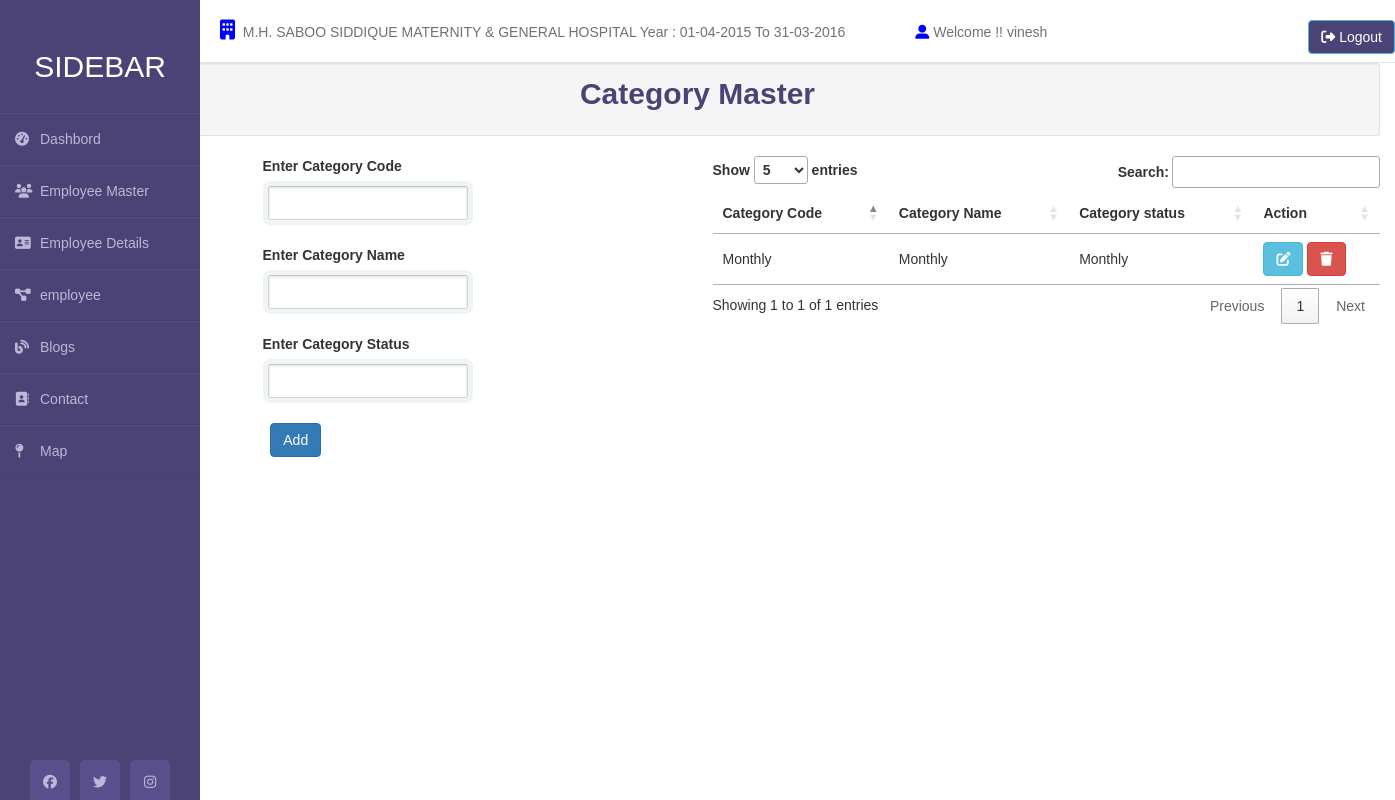
The app's page /admin/CatgMast.php (signed in) with its own data.
### tables this page shows
CREATE TABLE `companydetails` (
  `id` int(255) NOT NULL,
  `CompId` varchar(255) NOT NULL,
  `CompName` varchar(255) NOT NULL,
  `CompAddress` varchar(255) NOT NULL,
  `DataDir` varchar(255) NOT NULL,
  `branchName` varchar(255) NOT NULL,
  `BegYear` varchar(255) NOT NULL,
  `EndYear` varchar(255) NOT NULL
);

CREATE TABLE `catgmast` (
  `CatgCode` varchar(10) NOT NULL,
  `CatgName` varchar(50) NOT NULL,
  `CatgStat` varchar(10) NOT NULL,
  `CompCode` varchar(10) NOT NULL
);

### admin/dashbord.php (called while the page is built, shortened)
<?php
    include('../dbconn.php');
     $sql="SELECT * FROM `companydetails`;";
      $run=mysqli_query($conn,$sql);
      $data=mysqli_fetch_assoc($run);
?>
  <?php
  include('sidebar.php');
   ?>

### admin/CatgMast.php (the view, shortened to what this page needs)
<!DOCTYPE html>
<html>
  <head>
    <link rel="stylesheet" href="../css/stylesheet.css">
  </head>
  <body>
    <?php include('dashbord.php'); ?>
    <div class="container-fluid">
      <div class="well well-sm">
        <p style="text-align: center;font-size: 30px;color: #4B4276;font-weight: bold;"> Category Master</p></div>
        <div class="row">
          <div class="col-lg-2">
          </div>
          <div class="col-lg-4 m-auto">
            <form class="ajaxForm">
              <div class="container box">
                <label>Enter Category Code</label><br>
                <input type="text" name="dc" id="dc" class="form-control"  required />
                <br>
                <label>Enter Category Name</label><br>
                <input type="text" name="dn" id="dn" class="form-control"  required/>
                <br>
                <label>Enter Category Status</label><br>
                <input type="text" name="sc" id="sc" class="form-control"  required/>
                <br>
                <div>
                  <button type="button" name="add" onclick="addrecord()" id="b3" class="btn btn-primary">Add</button>
                </div>
              </div>
            </div>
          <div class="col-lg-6 m-auto" >
            <div>
              <?php
              echo  "<table id='myTable'  width='100%' border=0>
                <thead>
                  <tr>
                    <td><strong>Category Code</strong></td>
                    <td><strong>Category Name</strong></td>
                    <td><strong>Category status</strong></td>
                    <td><strong>Action</strong></td>
                  </tr>
                </thead>";
                $qry="SELECT * FROM `catgmast`";
                $result = mysqli_query($conn1,$qry);
                while($res = mysqli_fetch_array($result)) {
                $dcode = "'".trim($res['CatgCode'])."'";
                echo "<tr>";
                  echo "<td >".$res['CatgCode']."</td>";
                  echo "<td >".$res['CatgName']."</td>";
                  echo "<td >".$res['CatgStat']."</td>";
                  echo '<td> <button onclick="GetUserDetails('.$dcode.')" class="btn btn-info edit"  data-toggle="modal" data-target="#myModal"><i class="fas fa-edit"></i></button>
                  <button class="btn btn-danger" onclick="DeleteUser('.$dcode.')"><i class="fas fa-trash"></i></button></td></tr>';
                  }
                  ?>
                </div>
                  </div>
                </div>
              </div>
          </body>
        </html>

### admin/sidebar.php (shortened to what this page needs)
<link rel="stylesheet" href="../css/stylesheet.css">
<link rel="stylesheet" href="https://maxcdn.bootstrapcdn.com/bootstrap/3.4.1/css/bootstrap.min.css">
   <link rel="stylesheet" type="text/css" href="https://cdn.datatables.net/1.10.19/css/jquery.dataTables.css">
    <link rel="stylesheet" href="https://maxcdn.bootstrapcdn.com/bootstrap/3.4.0/css/bootstrap.min.css">
    <link rel="stylesheet" href="https://cdnjs.cloudflare.com/ajax/libs/font-awesome/4.7.0/css/font-awesome.min.css">
</head>
<body>
<div class="wrapper">
    <div class="sidebar">
        <h2>Sidebar</h2>
        <nav class="navigation">
  <ul class="mainmenu">
    <li><a href=""><i class="fas fa-tachometer-alt"></i>Dashbord</a>
    </li>
</nav>
        <ul>
            <li><a href="EmpMast.php"><i class="fas fa-users"></i>Employee Master</a></li>
            <li><a href="ViewEmp.php"><i class="fas fa-address-card"></i>Employee Details</a></li>
            <li><a href="ViewEmp.php"><i class="fas fa-project-diagram"></i>employee</a></li>
            <li><a href="#"><i class="fas fa-blog"></i>Blogs</a></li>
            <li><a href="#"><i class="fas fa-address-book"></i>Contact</a></li>
            <li><a href="#"><i class="fas fa-map-pin"></i>Map</a></li>
        </ul>
        <div class="social_media">
          <a href="#"><i class="fab fa-facebook-f"></i></a>
          <a href="#"><i class="fab fa-twitter"></i></a>
          <a href="#"><i class="fab fa-instagram"></i></a>
      </div>
    </div>
    <div class="main_content">
        <div class="header"> <i class="fas fa-building" style="color:blue;font-weight:bold;font-size: 20px;"></i>&nbsp;&nbsp;<?php echo "".$data['CompName']. "      Year :"; ?><?php echo " ".$data['BegYear']." To ".$data['EndYear']." "; ?> &nbsp;&nbsp;&nbsp;&nbsp;&nbsp;&nbsp;&nbsp;&nbsp;&nbsp;&nbsp;&nbsp;&nbsp;&nbsp;&nbsp;&nbsp;&nbsp;&nbsp;<i class="fas fa-user-alt" style="color:blue;font-weight:bold;font-size: 20;"></i> Welcome !! <?php echo $_COOKIE['username'] ?>
        <a href="../logout.php" style="position: absolute; right: 0 ; background-color: #4B4276;" class="btn btn-info" ><i class="fas fa-sign-out-alt"></i> Logout</a></div>
      </div>
    </div>

### css/stylesheet.css (style rules this page uses)
input { font-family: 'Lucida Grande', Tahoma, Verdana, sans-serif; font-size: 14px; }
input[type=text], input[type=password] { margin: 5px; padding: 0 10px; width: 200px; height: 34px; color: #404040; background: white; border: 1px solid; border-color: #c4c4c4 #d1d1d1 #d4d4d4; border-radius: 2px; outline: 5px solid #eff4f7; -moz-outline-radius: 3px; -webkit-box-shadow: inset 0 1px 3px rgba(0, 0, 0, 0.12); box-shadow: inset 0 1px 3px rgba(0, 0, 0, 0.12); }
* { margin: 0; padding: 0; box-sizing: border-box; list-style: none; text-decoration: none; font-family: 'Josefin Sans', sans-serif; }
body { background-color: #f3f5f9; }
.wrapper { display: flex; position: relative; }
.wrapper .sidebar { width: 200px; height: 100%; background: #4b4276; padding: 30px 0px; position: fixed; }
.wrapper .sidebar h2 { color: #fff; text-transform: uppercase; text-align: center; margin-bottom: 30px; }
.wrapper .sidebar ul li { padding: 15px; border-bottom: 1px solid #bdb8d7; border-bottom: 1px solid rgba(0,0,0,0.05); border-top: 1px solid rgba(255,255,255,0.05); }
.wrapper .sidebar ul li a { color: #bdb8d7; display: block; }
.wrapper .sidebar ul li a .fas { width: 25px; }
.wrapper .sidebar .social_media { position: absolute; bottom: 0; left: 50%; transform: translateX(-50%); display: flex; }
.wrapper .sidebar .social_media a { display: block; width: 40px; background: #594f8d; height: 40px; line-height: 45px; text-align: center; margin: 0 5px; color: #bdb8d7; border-top-left-radius: 5px; border-top-right-radius: 5px; }
.wrapper .main_content { width: 100%; margin-left: 200px; }
.wrapper .main_content .header { padding: 20px; background: #fff; color: #717171; border-bottom: 1px solid #e0e4e8; }

### admin/sidebar.php (style rules this page uses)
.navigation { width: 200px; }
.mainmenu, .submenu { list-style: none; padding: 0; margin: 0; }
.mainmenu a { display: block; text-decoration: none; color: black; }

### records on screen
companydetails: CompName "M.H. SABOO SIDDIQUE MATERNITY & GENERAL HOSPITAL", BegYear "01-04-2015", EndYear "31-03-2016"
catgmast: CatgCode "Monthly", CatgName "Monthly", CatgStat "Monthly"

### other values on screen
$_COOKIE['username'] "vinesh"
